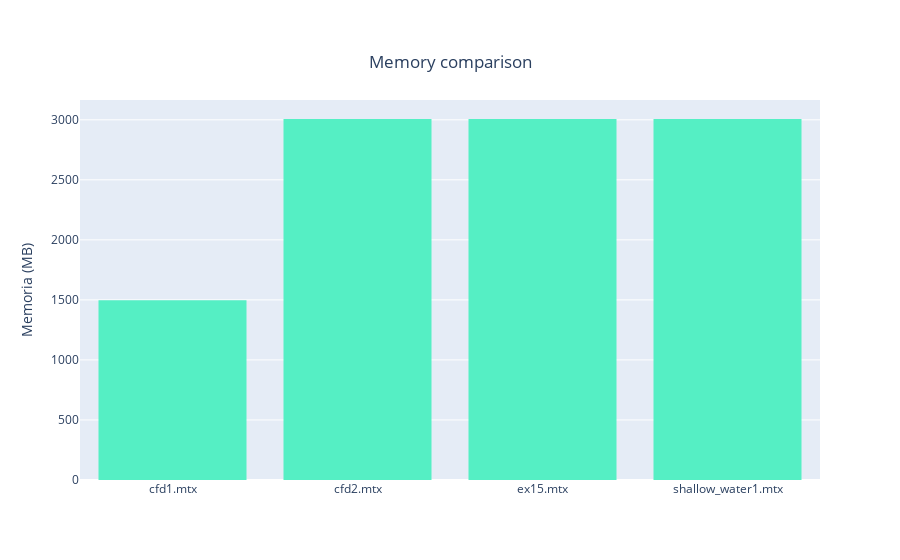

Source (notebook cell):
### Code cell
#Memoria

#y_py_linux = python_linux_data.Memoria
#y_mat_linux = matlab_linux_data.Memoria
y_py_win = python_win_data.Memoria
#y_mat_win = matlab_win_data.Memoria

fig = go.Figure()
#fig.add_trace(go.Histogram(histfunc="sum", y=y_py_linux, x=x_py_linux, name="Python Linux", marker_color=color_py_linux))
fig.add_trace(go.Histogram(histfunc="sum",y=y_py_win, x=x_py_win, name="Python Windows", marker_color=color_py_windows ))
#fig.add_trace(go.Histogram(histfunc="sum",y=y_mat_linux, x=x_mat_linux, name="Matlab Linux", marker_color=color_mat_linux))
#fig.add_trace(go.Histogram(histfunc="sum", y=y_mat_win, x=x_mat_win, name="Matlab Windows", marker_color=color_mat_windows))


#fig.update_yaxes(type="log")
fig.update_yaxes(title_text='Memoria (MB)')
fig.update_layout(
    title={
        'text': "Memory comparison",
        'y':0.9,
        'x':0.5,
        'xanchor': 'center',
        'yanchor': 'top'})

fig.show()

### Figure 1 — Plotly figure (JSON) as saved in the notebook; plotly's stock layout.template omitted (floating-point values rounded to 4 significant figures)
{"data": [{"histfunc": "sum", "marker": {"color": "#55efc4"}, "name": "Python Windows", "type": "histogram", "x": ["cfd1.mtx", "cfd2.mtx", "ex15.mtx", "shallow_water1.mtx"], "y": [1498.0, 3007.0, 3007.0, 3007.0]}], "layout": {"title": {"text": "Memory comparison", "x": 0.5, "xanchor": "center", "y": 0.9, "yanchor": "top"}, "yaxis": {"title": {"text": "Memoria (MB)"}}}}
